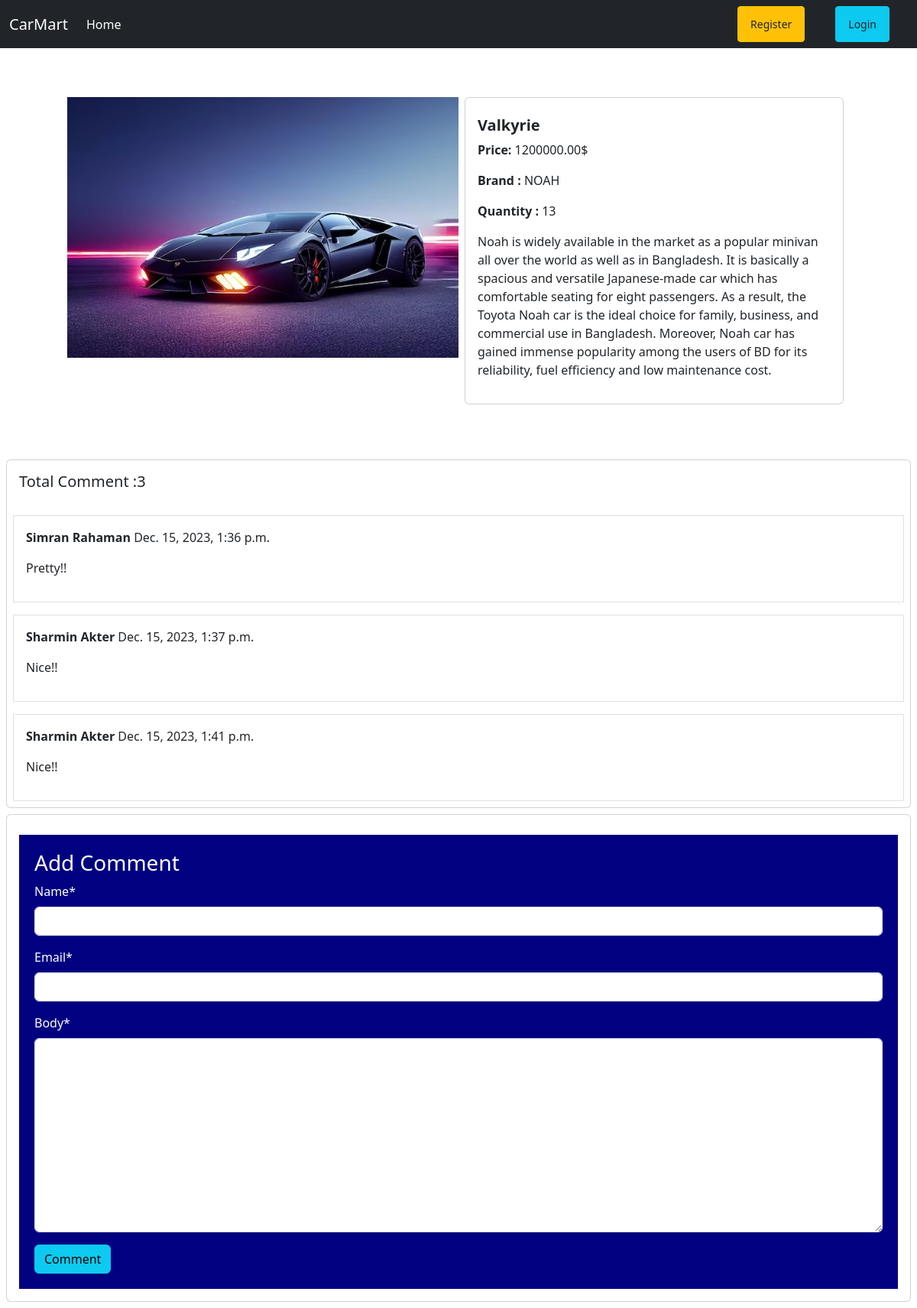
/car/details/1, run on the app's committed database.
### car/models.py (models this page shows, shortened)
class Car(models.Model):
    brand = models.ForeignKey(Brand, on_delete=models.CASCADE)
    name = models.CharField(max_length=255)
    description = models.TextField()
    image = models.ImageField(upload_to="car/media/uploads/", blank=True, null=True)
    quantity = models.IntegerField(default=0)
    price = models.DecimalField(max_digits=10, decimal_places=2)

class Comment(models.Model):
    car = models.ForeignKey(Car, on_delete=models.CASCADE, related_name="comments")
    name = models.CharField(max_length=30)
    email = models.EmailField()
    body = models.TextField()
    created_on = models.DateTimeField(auto_now_add=True)

### brand/models.py (models this page shows)
class Brand(models.Model):
    name = models.CharField(max_length=255)
    slug = models.SlugField(max_length=100, unique=True, null=True, blank=True)
    def __str__(self):
        return self.name

### car/views.py (the view, shortened to what this page needs)
# urls.py: path("details/<int:id>", views.DetailPCarView.as_view(), name="details_car"),
class DetailPCarView(DetailView):
    model = models.Car
    pk_url_kwarg = "id"
    template_name = "car_details.html"
    def get_context_data(self, **kwargs):
        context = super().get_context_data(**kwargs)
        car = self.object
        comments = car.comments.all()
        comment_form = forms.CommentForm()
        context["comments"] = comments
        context["comment_form"] = comment_form
        return context

### car/forms.py
class CommentForm(forms.ModelForm):
    class Meta:
        model = Comment
        fields = ["name", "email", "body"]

### car/templates/car_details.html (shortened to what this page needs)
{% extends 'base.html' %} {% load crispy_forms_tags %} {% block content %}
<div class="p-3">
  <div class="d-flex flex-wrap p-5 mx-4">
    <div class="col-6">
      <img src="{{car.image.url}}" class="card-img-top" alt="image" />
    </div>
    <div class="col-6">
      <div class="card mx-2">
        <div class="card-body">
          <h5 class="card-title mt-2">
            <a href="" class="text-decoration-none text-dark fw-bold"
              >{{car.name}}</a
            >
          </h5>
          <p><b>Price:</b> {{car.price}}$</p>
          <p><b>Brand :</b> {{car.brand}}</p>
          <p><b>Quantity :</b> {{car.quantity}}</p>
          <p>{{car.description}}</p>
        </div>
      </div>
    </div>
  </div>
</div>
<div class="card m-2" >
  <h5 class="p-3">Total Comment :{{comments|length}}</h5>
  {% for comment in comments%}
  <div class="card-body border m-2">
    <p><b>{{comment.name}} </b> {{comment.created_on}}</p>
    <p>{{comment.body}}</p>
  </div>
  {% endfor %}
</div>
<div class="card m-2">
  <div class="card-body">
    <form action="" method="post" style="
    background-color: navy;
    color: white;
    padding: 20px;
    margin-top: 10px;
  ">
      <h3>Add Comment</h3>
      {% csrf_token %} {{comment_form | crispy }}
      <button class="btn btn-info">Comment</button>
    </form>
  </div>
</div>
{% endblock %}

### data on the page
Car: image (picture), name "Valkyrie", price "1200000.00", brand "NOAH", quantity "13", description "Noah is widely available in the market as a popular minivan all over the world as well as in Bangladesh. It is basically a spacious and versatile Japanese-made car which has comfortable seating for eight passengers. As a result, the Toyota Noah car is the ideal choice for family, business, and commercial use in Bangladesh. Moreover, Noah car has gained immense popularity among the users of BD for its reliability, fuel efficiency and low maintenance cost."
Comment: name "Simran Rahaman", created_on "Dec. 15, 2023, 1:36 p.m.", body "Pretty!!"
Comment: name "Sharmin Akter", created_on "Dec. 15, 2023, 1:37 p.m.", body "Nice!!"
Comment: name "Sharmin Akter", created_on "Dec. 15, 2023, 1:41 p.m.", body "Nice!!"

### other printed values
{{ comments|length }} "3"
